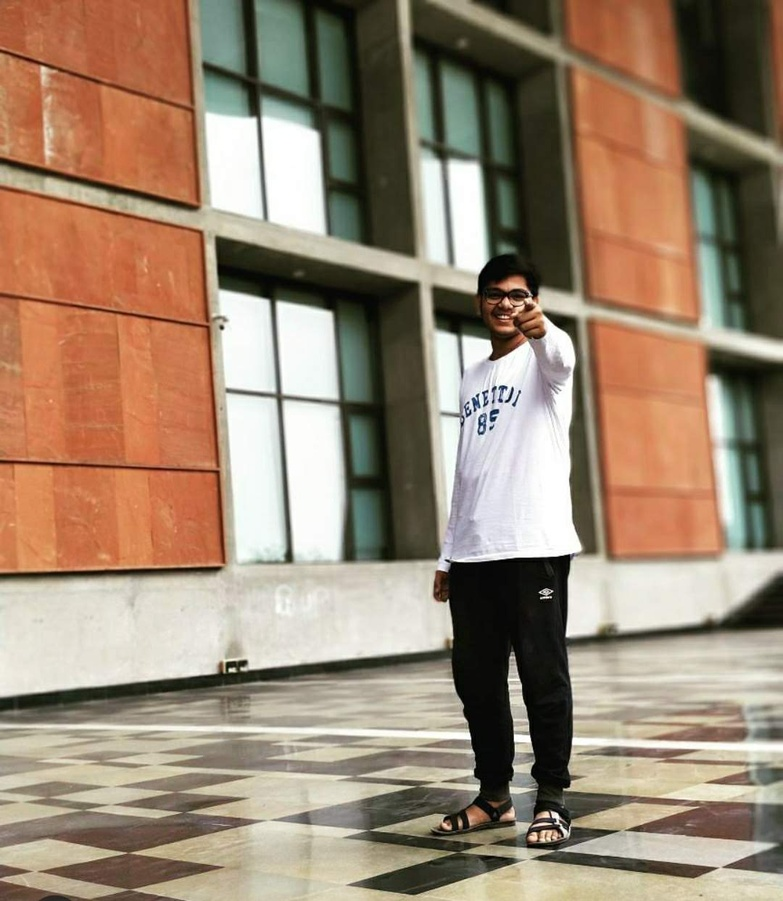
#> input picture original_img.jpg, 783 x 901 px, shrunk from 1080 x 1243 before the run
$ python main.py original_img.jpg
#> lines starting #> are read from the running program, lines starting #| are printed output that depends on the picture; after the words box and inside, x2 and y2 are one past the last pixel; in counts of white or black regions, pixels touching at a corner belong together
import cv2
import numpy as np
import sys

if len(sys.argv) != 2:
	print("Usage: python main.py pic.jpg")
	exit(0)

try:
	img = cv2.imread(sys.argv[1])
#> img is the input picture: shape (901, 783, 3); mean B, G, R 113.9, 134.6, 155.4
	gray = cv2.cvtColor(img, cv2.COLOR_BGR2GRAY)
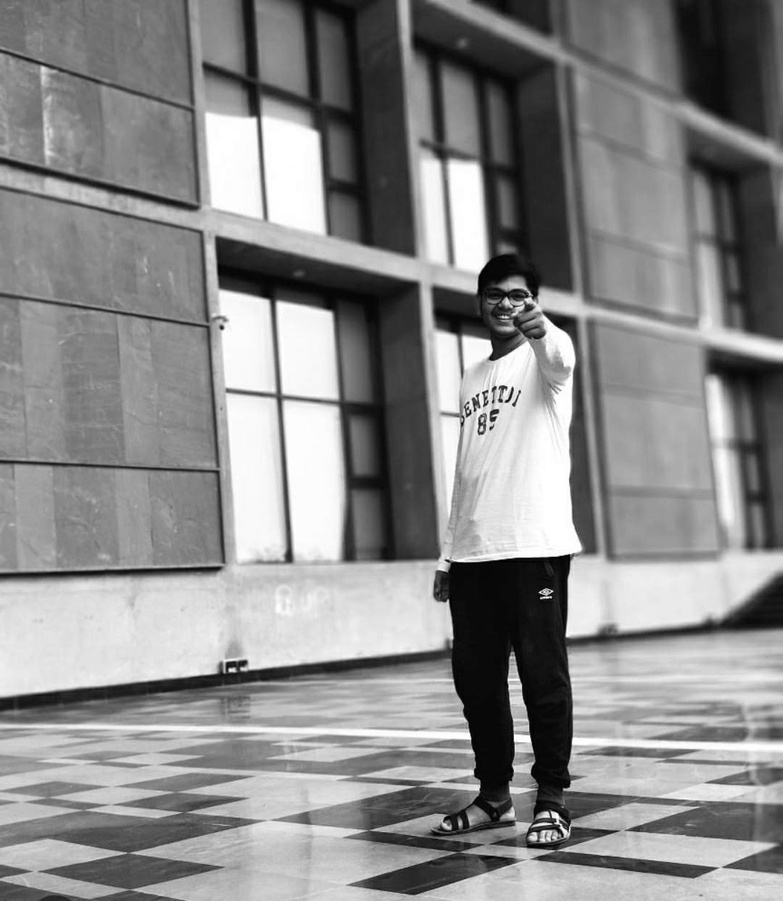
#> gray: shape (901, 783); min 0, max 255, mean 138.5
	gray = cv2.medianBlur(gray, 5)
	edges = cv2.adaptiveThreshold(gray, 255, cv2.ADAPTIVE_THRESH_MEAN_C,
											cv2.THRESH_BINARY, 9, 9)
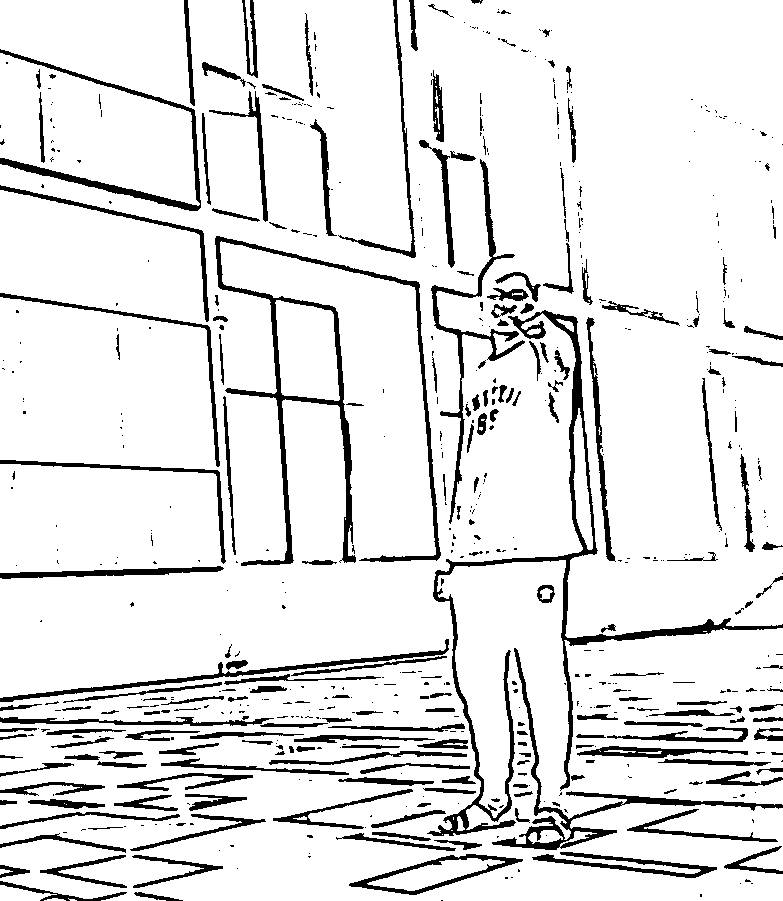
#> edges: shape (901, 783); 89.5% white; 632 black regions (404 under 20 px), largest, box (x1, y1, x2, y2) and area: (427, 310, 783, 836) 7986, (215, 236, 441, 566) 6498, (492, 648, 783, 850) 3338

	color = cv2.bilateralFilter(img, 9, 250, 250)
	cartoon = cv2.bitwise_and(color, color, mask=edges)
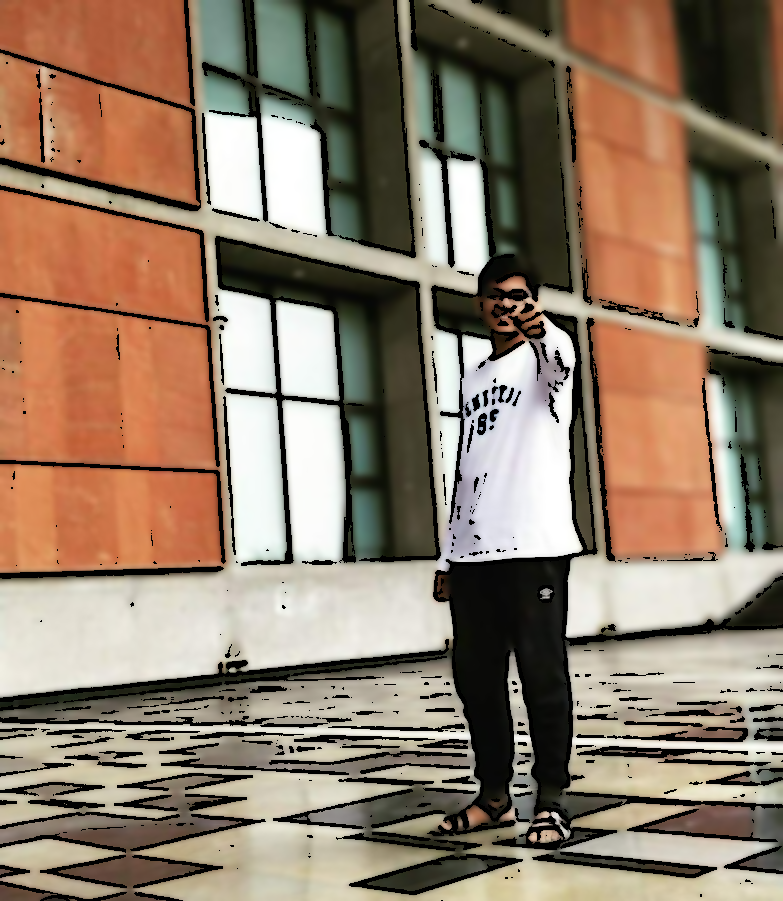
#> cartoon: shape (901, 783, 3); mean B, G, R 105.4, 124.4, 144

	cv2.namedWindow("Cartoon", cv2.WINDOW_NORMAL)
	cv2.namedWindow("Edges", cv2.WINDOW_NORMAL)
	cv2.imshow("Edges", edges)
	cv2.imshow("Cartoon", cartoon)
	cv2.waitKey(0)
	cv2.destroyAllWindows()

except cv2.error:
	print("Error: Either no such image found or this file doesn't support the code.")
